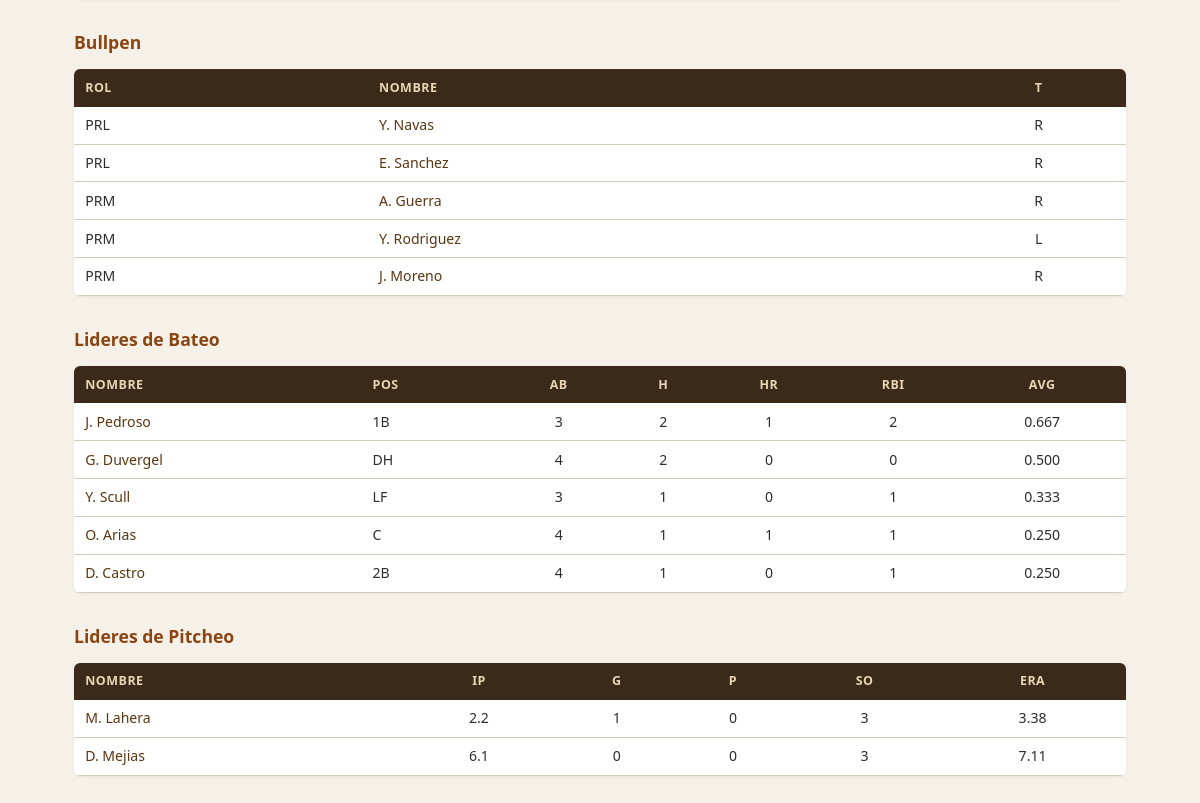
Page /team/LTU (lower part) on the earlier database version.
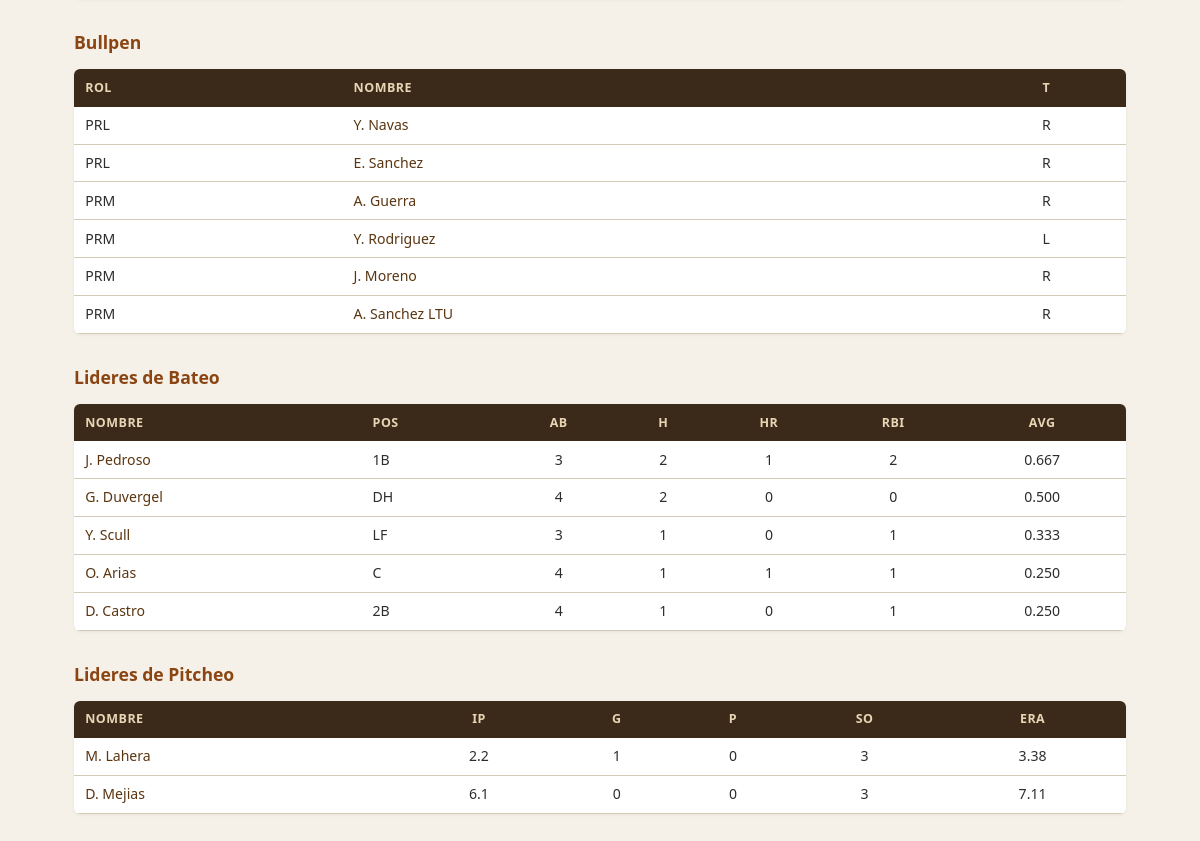
Same page on the later database version.
### tables this page shows
CREATE TABLE players (
            id INTEGER PRIMARY KEY,
            team_id INTEGER REFERENCES teams(id),
            name TEXT NOT NULL,
            full_name TEXT,
            position TEXT NOT NULL,
            bats_throws TEXT,
            role TEXT NOT NULL,
            lineup_order INTEGER,
            bullpen_role TEXT,
            is_drafted INTEGER DEFAULT 0,
            photo_file TEXT
        );

### blueprints/teams/routes.py (the view)
@teams_bp.route('/team/<short>')
def team(short: str) -> str:
    t = get_team(short.upper())
    if not t:
        abort(404)
    lineup, bench, rotation, bullpen = get_roster(t['id'])
    standings = get_standings()
    team_stats = next((s for s in standings if s['id'] == t['id']), None)
    bat_leaders = get_team_bat_leaders(t['id'])
    pitch_leaders = get_team_pitch_leaders(t['id'])
    bat_totals = get_team_batting_totals(t['id'])
    pitch_totals = get_team_pitching_totals(t['id'])
    team_errors = get_team_errors(t['id'])
    return render_template('team.html', team=t, lineup=lineup, bench=bench,
                           rotation=rotation, bullpen=bullpen, stats=team_stats,
                           bat_leaders=bat_leaders, pitch_leaders=pitch_leaders,
                           bat_totals=bat_totals, pitch_totals=pitch_totals,
                           team_errors=team_errors)

### blueprints/teams/services.py (called while the page is built)
def get_team(short_name: str) -> sqlite3.Row | None:
    return get_db().execute(
        "SELECT * FROM teams WHERE short_name=?", (short_name,)
    ).fetchone()

def get_roster(team_id: int) -> tuple[list[sqlite3.Row], list[sqlite3.Row],
                                       list[sqlite3.Row], list[sqlite3.Row]]:
    db = get_db()
    lineup = db.execute(
        "SELECT * FROM players WHERE team_id=? AND role='lineup' ORDER BY lineup_order",
        (team_id,)).fetchall()
    bench = db.execute(
        "SELECT * FROM players WHERE team_id=? AND role='bench'",
        (team_id,)).fetchall()
    rotation = db.execute(
        "SELECT * FROM players WHERE team_id=? AND role='rotation' ORDER BY lineup_order",
        (team_id,)).fetchall()
    bullpen = db.execute(
        "SELECT * FROM players WHERE team_id=? AND role='bullpen'",
        (team_id,)).fetchall()
    return lineup, bench, rotation, bullpen

### lib/utils.py (called while the page is built)
def format_ip(outs: int | None) -> str:
    if not outs:
        return "0.0"
    innings = outs // 3
    remainder = outs % 3
    return f"{innings}.{remainder}"

### templates/team.html (shortened to what this page needs)
{% extends "base.html" %}
{% from 'components/stat_box.html' import stat_box %}
{% from 'components/player_cell.html' import player_cell %}
{% from 'components/section_label.html' import section_label %}
{% block content %}
<h2>Bullpen</h2>
<table>
    <thead><tr><th>Rol</th><th>Nombre</th><th class="num">T</th></tr></thead>
    <tbody>
    {% for p in bullpen %}
        <tr>
            <td>{{ p.bullpen_role }}</td>
            <td><a href="{{ url_for('players.player', player_id=p.id) }}">{{ p.name }}</a></td>
            <td class="num">{{ p.bats_throws }}</td>
        </tr>
    {% endfor %}
    </tbody>
</table>
{% if bat_leaders %}
<h2>Lideres de Bateo</h2>
<table>
    <thead><tr><th>Nombre</th><th>Pos</th><th class="num">AB</th><th class="num">H</th><th class="num">HR</th><th class="num">RBI</th><th class="num">AVG</th></tr></thead>
    <tbody>
    {% for b in bat_leaders %}
    <tr>
        <td><a href="{{ url_for('players.player', player_id=b.id) }}">{{ b.name }}</a></td>
        <td>{{ b.position }}</td>
        <td class="num">{{ b.AB }}</td>
        <td class="num">{{ b.H }}</td>
        <td class="num">{{ b.HR }}</td>
        <td class="num">{{ b.RBI }}</td>
        <td class="num pct">{{ "%.3f"|format(b.AVG) }}</td>
    </tr>
    {% endfor %}
    </tbody>
</table>
{% endif %}
{% if pitch_leaders %}
<h2>Lideres de Pitcheo</h2>
<table>
    <thead><tr><th>Nombre</th><th class="num">IP</th><th class="num">G</th><th class="num">P</th><th class="num">SO</th><th class="num">ERA</th></tr></thead>
    <tbody>
    {% for pl in pitch_leaders %}
    <tr>
        <td><a href="{{ url_for('players.player', player_id=pl.id) }}">{{ pl.name }}</a></td>
        <td class="num">{{ format_ip(pl.IP_outs) }}</td>
        <td class="num">{{ pl.W }}</td>
        <td class="num">{{ pl.L }}</td>
        <td class="num">{{ pl.SO }}</td>
        <td class="num">{{ "%.2f"|format(pl.ERA) }}</td>
    </tr>
    {% endfor %}
    </tbody>
</table>
{% endif %}
{% endblock %}

Differences in the rows shown:
added players: bullpen_role "PRM", name "A. Sanchez LTU", bats_throws "R", shown under "Bullpen"
